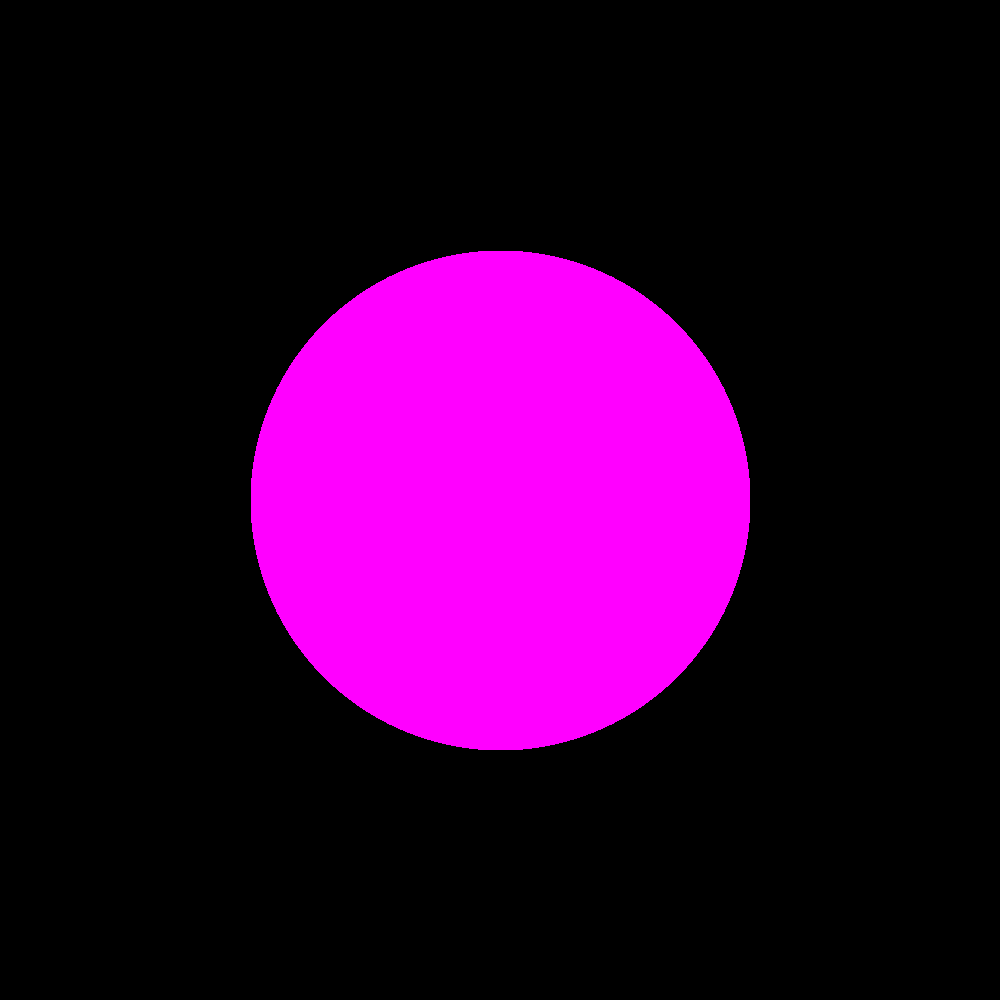

This chart was generated by the following Python code:
from PIL import Image, ImageDraw

# Setup
img_width = 1000
img_height = 1000
img = Image.new("RGB", (img_width, img_height))
img1 = ImageDraw.Draw(img)

center = img_width // 2
radius = img_width / 4

# Draw
for x in range(img_width):
    for y in range(img_height):
        if (x-center)**2 + (y-center)**2 < radius**2:
            img1.point((x, y), fill = 'magenta')

# Saves the picture
img_path = __file__.replace('.py', '.png')
img.save(img_path)
print(f'Saved {img_path}')
img.show()
